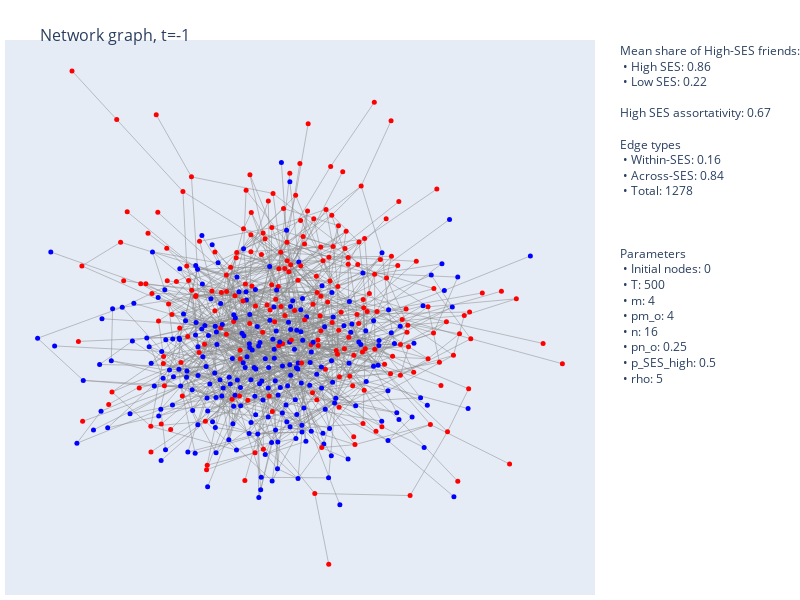

The cell this chart's notebook holds for it:
### Markdown cell above
# Actual work

### Code cell
# parameter selection

# initial nodes and time
initial_n = 0
T = 500

p = 0.25

# parent nodes and prob
m = 4
pm_o = p

# parent neighbours and prob
n = 16
pn_o = p

rho = 5

# p high SES
p_SES_high = 0.5

new_sim = JacksonSimulationV2(initial_n, T, m, pm_o, n, pn_o, p_SES_high, biased=True, rho=rho)

plotly_sim_drawing.plotly_draw(plotly_sim_drawing(), new_sim, -1, layout='spring', draw_largest_CC=True)

### Figure 1 — Plotly figure (JSON) as saved in the notebook; plotly's stock layout.template omitted (floating-point values rounded to 4 significant figures; data arrays with more than 128 entries replaced by an {"elided": "..."} marker saying what was removed)
{"data": [{"line": {"color": "#888", "width": 0.5}, "mode": "lines", "type": "scatter", "x": {"elided": "3834 float values"}, "y": {"elided": "3834 float values"}}, {"hoverinfo": "text", "marker": {"color": {"elided": "478 str values"}, "size": 5}, "mode": "markers", "text": {"elided": "478 str values"}, "type": "scatter", "x": {"elided": "478 float values"}, "y": {"elided": "478 float values"}}], "layout": {"annotations": [{"align": "left", "showarrow": false, "text": "Mean share of High-SES friends:<br> • High SES: 0.86<br> • Low SES: 0.22<br><br>High SES assortativity: 0.67<br><br>Edge types<br> • Within-SES: 0.16<br> • Across-SES: 0.84<br> • Total: 1278<br><br><br><br>Parameters<br> • Initial nodes: 0<br> • T: 500<br> • m: 4<br> • pm_o: 4<br> • n: 16<br> • pn_o: 0.25<br> • p_SES_high: 0.5<br> • rho: 5", "x": 1.35, "xref": "paper", "y": 1, "yref": "paper"}], "height": 600, "hovermode": "closest", "margin": {"b": 5, "l": 5, "r": 205, "t": 40}, "showlegend": false, "title": {"font": {"size": 16}, "text": "<br>Network graph, t=-1"}, "width": 800, "xaxis": {"showgrid": false, "showticklabels": false, "zeroline": false}, "yaxis": {"showgrid": false, "showticklabels": false, "zeroline": false}}}
